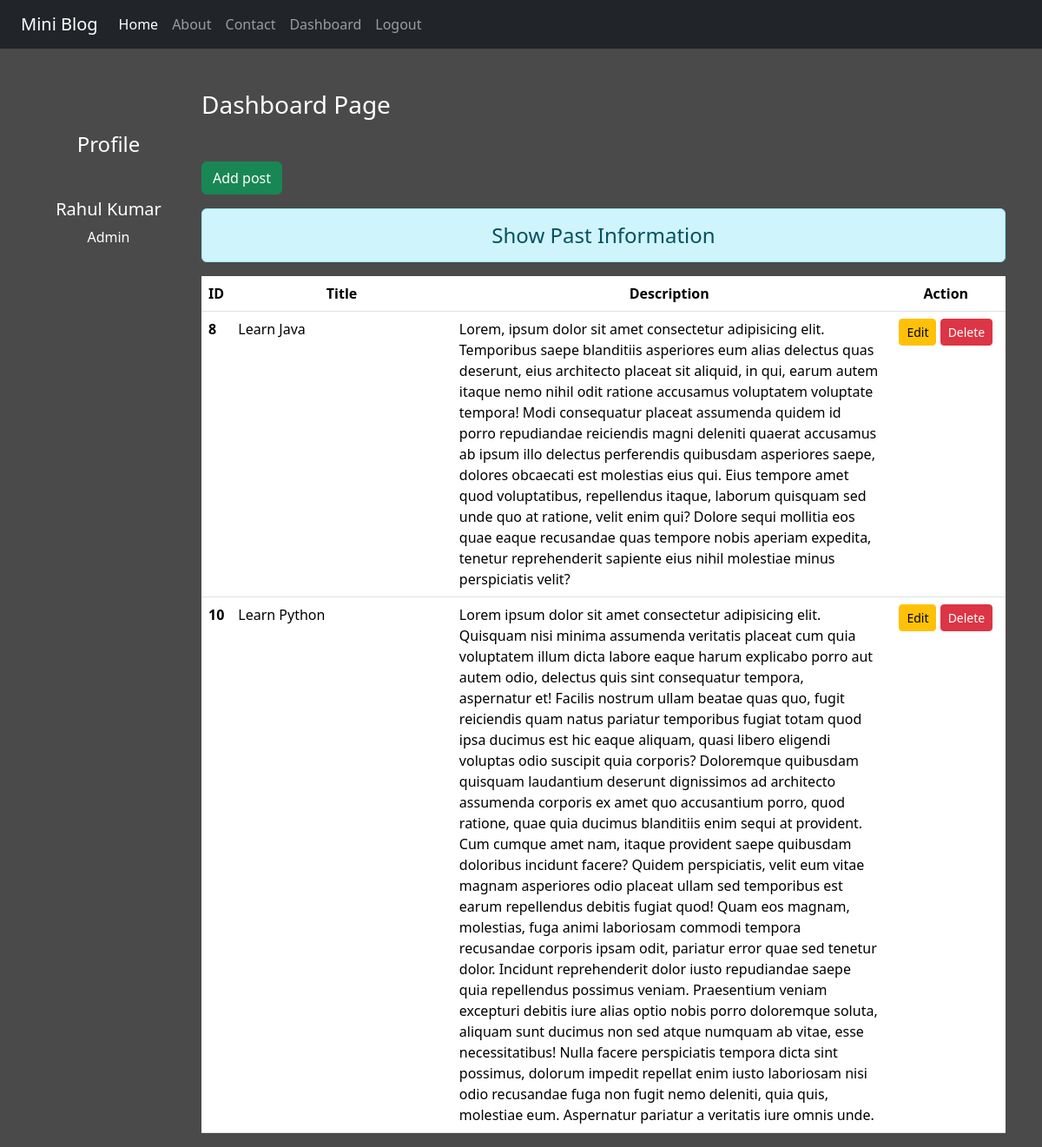
The page /dashboard/ (signed in) on the database its author committed.
### blog/models.py (models this page shows)
class Post(models.Model):
    title = models.CharField(max_length=150)
    desc = models.TextField()

### blog/views.py (the view)
# urls.py: path('dashboard/',views.dashboard, name='dashboard'),
def dashboard(request):
    if request.user.is_authenticated:
        posts = Post.objects.all()
        user = request.user
        full_name = user.get_full_name()
        gps = user.groups.all()
        return render(request, 'blog/dashboard.html',{'posts':posts, 'full_name':full_name,'groups':gps})
    else:
        return HttpResponseRedirect('/login/')

### blog/templates/blog/dashboard.html (shortened to what this page needs)
<!DOCTYPE html>
{% extends 'blog/base.html' %}
{% load static %}
    {% block side %}
        <div class="col-sm-2 text-white my-5 text-center">
            <h4 class="my-5">Profile</h4>
            <h5>{{full_name}}</h5>
            {% for group in groups %}
            <p>{{group.name}}</p>
            {%endfor%}
        </div>
    {% endblock side %}
    {% block content %}
        <div class="col-sm-10">
            <h3 class="text-white my-5">Dashboard Page</h3>
            <a href="{% url 'addpost' %}" class="btn btn-success">Add post</a>
            <h4 class="text-center alert alert-info mt-3">Show Past Information</h4>
            {% if posts %}
            <table class="table table-hover bg-white">
                <thead>
                    <tr class="text-center">
                        <th scope="col" style="width:2%">ID</th>
                        <th scope="col" style="width:28%">Title</th>
                        <th scope="col" style="width:55%">Description</th>
                        <th scope="col" style="width:15%">Action</th>
                    </tr>
                </thead>
                <tbody>
                    {% for post in posts %}
                    <tr>
                        <th scope="row">{{post.id}}</th>
                        <td>{{post.title}}</td>
                        <td>{{post.desc}}</td>
                        <td class="text-center">
                            <a href="{% url 'updatepost' post.id %}" class="btn btn-warning btn-sm">Edit</a>
                            {% if perms.blog.delete_post %}
                            <form action="{% url 'deletepost' post.id %}" method="post" class="d-inline">
                                <input type="submit" class="btn btn-danger btn-sm" value="Delete">
                            </form>
                            {%endif%}
                        </td>
                    </tr>
                    {%endfor%}
                </tbody>
            </table>
            {% else %}
            <h4 class="text-center alert alert-warning">No Records</h4>
            {%endif%}
        </div>
    {% endblock content %}

### blog/templates/blog/base.html (shortened to what this page needs)
<!DOCTYPE html>
{% load static %}
<html lang="en">
<head>
    <link rel="stylesheet" href="{% static 'blog/css/bootstrap.css' %}">
    <link rel="stylesheet" href="{% static 'blog/css/style.css' %}">
</head>
<body>
    <div class="container-fluid bg-dark">
        {% include 'blog/navbar.html' %}
    </div>
    <div class="container">
        <div class="row">
            {% block side %}
            {% endblock side%}
            {% block content %}
            {% endblock content %}
        </div>
    </div>
</body>
</html>

### blog/templates/blog/navbar.html (shortened to what this page needs)
<!DOCTYPE html>
<html lang="en">
<head>
</head>
<body>
    <nav class="navbar navbar-expand-lg navbar-dark bg-dark">
        <div class="container-fluid">
          <a class="navbar-brand" href="/">Mini Blog</a>
          <div class="collapse navbar-collapse" id="navbarNav">
            <ul class="navbar-nav">
              <li class="nav-item">
                <a class="nav-link active" aria-current="page" href="/">Home</a>
              </li>
              <li class="nav-item">
                <a class="nav-link" href="{% url 'about' %}">About</a>
              </li>
              <li class="nav-item">
                <a class="nav-link" href="{% url 'contact' %}">Contact</a>
              </li>
              {% if request.user.is_authenticated %}
              <li class="nav-item">
                <a class="nav-link" href="{% url 'dashboard' %}">Dashboard</a>
              </li>
              <li class="nav-item">
                <a class="nav-link" href="{% url 'logout' %}">Logout</a>
              </li>
            {% endif %}
            </ul>
          </div>
        </div>
      </nav>
</body>
</html>

### blog/static/blog/css/style.css (style rules this page uses)
body { background-color: rgb(75,74,74); color: antiquewhite; }

### rows shown on the page
Post: id "8", title "Learn Java", desc "Lorem, ipsum dolor sit amet consectetur adipisicing elit. Temporibus saepe blanditiis asperiores eum alias delectus quas deserunt, eius architecto placeat sit aliquid, in qui, earum autem itaque nemo nihil odit ratione accusamus voluptatem voluptate tempora! Modi consequatur placeat assumenda quidem id porro repudiandae reiciendis magni deleniti quaerat accusamus ab ipsum illo delectus perferendis quibusdam asperiores saepe, dolores obcaecati est molestias eius qui. Eius tempore amet quod voluptatibus, repellendus itaque, laborum quisquam sed unde quo at ratione, velit enim qui? Dolore sequi mollitia eos quae eaque recusandae quas tempore nobis aperiam expedita, tenetur reprehenderit…"
Post: id "10", title "Learn Python", desc "Lorem ipsum dolor sit amet consectetur adipisicing elit. Quisquam nisi minima assumenda veritatis placeat cum quia voluptatem illum dicta labore eaque harum explicabo porro aut autem odio, delectus quis sint consequatur tempora, aspernatur et! Facilis nostrum ullam beatae quas quo, fugit reiciendis quam natus pariatur temporibus fugiat totam quod ipsa ducimus est hic eaque aliquam, quasi libero eligendi voluptas odio suscipit quia corporis? Doloremque quibusdam quisquam laudantium deserunt dignissimos ad architecto assumenda corporis ex amet quo accusantium porro, quod ratione, quae quia ducimus blanditiis enim sequi at provident. Cum cumque amet nam, itaque provident saepe quibusdam…"

### other values the page prints
{{ full_name }} "Rahul Kumar"
{{ group.name }} "Admin"
